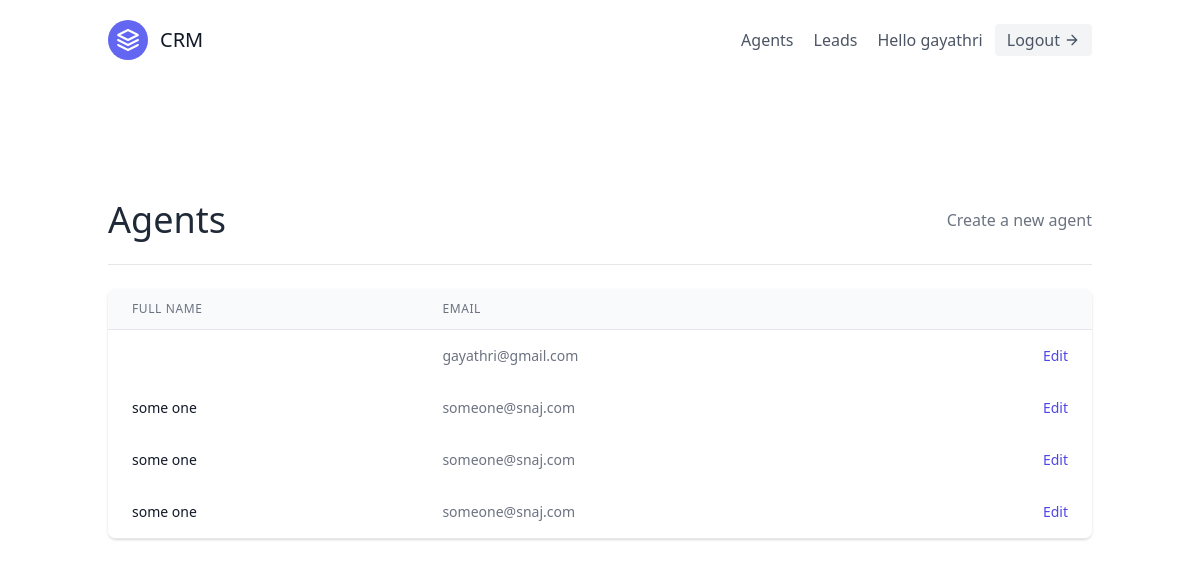
Screenshot of /agents/ (signed in) with the database file from the repository.
### leads/models.py (models this page shows, shortened)
class User(AbstractUser):
    is_organiser = models.BooleanField(default=True)
    is_agent = models.BooleanField(default=False)

class Agent(models.Model):
    user = models.OneToOneField(User, on_delete=models.CASCADE)
    organisation = models.ForeignKey(UserProfile, on_delete=models.CASCADE )

### agents/views.py (the view)
# urls.py: path('',AgentListView.as_view(), name= "agent-list"),
class AgentListView(OrganiserAndLoginRequiredMixin , generic.ListView):
    template_name = "agents/agent_list.html"
    def get_queryset(self):
        organisation = self.request.user.userprofile
        return Agent.objects.filter(organisation=organisation)

### agents/mixins.py (called while the page is built)
    def dispatch(self, request, *args, **kwargs):
        if not request.user.is_authenticated or not request.user.is_organiser:
            return redirect("leads:lead-list")
        return super().dispatch(request, *args, **kwargs)

### agents/templates/agents/agent_list.html (shortened to what this page needs)
{% extends "base.html" %}
{% block content %}
    <section class="text-gray-700 body-font">
        <div class="container px-5 py-24 mx-auto flex flex-wrap">
            <div class="w-full mb-6 py-6 flex justify-between items-center border-b border-gray-200">
                <div>
                    <h1 class="text-4xl text-gray-800">Agents</h1>
                </div>
                <div>
                    <a class="text-gray-500 hover:text-blue-500" href="{% url 'agents:agent-create' %}">Create a new agent</a>
                </div>
            </div>
            <div class="flex flex-col w-full">
                <div class="-my-2 overflow-x-auto sm:-mx-6 lg:-mx-8">
                <div class="py-2 align-middle inline-block min-w-full sm:px-6 lg:px-8">
                    <div class="shadow overflow-hidden border-b border-gray-200 sm:rounded-lg">
                    <table class="min-w-full divide-y divide-gray-200">
                        <thead class="bg-gray-50">
                            <tr>
                                <th scope="col" class="px-6 py-3 text-left text-xs font-medium text-gray-500 uppercase tracking-wider">
                                Full Name
                                </th>
                                <th scope="col" class="px-6 py-3 text-left text-xs font-medium text-gray-500 uppercase tracking-wider">
                                Email
                                </th>
                                <th scope="col" class="relative px-6 py-3">
                                </th>
                            </tr>
                        </thead>
                        <tbody>
                            {% for agent in object_list %}
                                <tr class="bg-white">
                                    <td class="px-6 py-4 whitespace-nowrap text-sm font-medium text-gray-900">
                                        {{ agent.user.first_name }} {{ agent.user.last_name }}
                                    </td>
                                    <td class="px-6 py-4 whitespace-nowrap text-sm text-gray-500">
                                        {{ agent.user.email }}
                                    </td>
                                    <td class="px-6 py-4 whitespace-nowrap text-right text-sm font-medium">
                                        <a href="{% url 'agents:agent-update' agent.pk %}" class="text-indigo-600 hover:text-indigo-900">
                                            Edit
                                        </a>
                                    </td>
                                </tr>
                            {% empty %}
                            <p>There are currently no agents</p>
                            {% endfor %}
                        </tbody>
                    </table>
                    </div>
                </div>
                </div>
            </div>
        </div>
      </section>
{% endblock content %}

### templates/navbar.html (shortened to what this page needs)
<header class="text-gray-600 body-font">
    <div class="container mx-auto flex flex-wrap p-5 flex-col md:flex-row items-center">
      <a class="flex title-font font-medium items-center text-gray-900 mb-4 md:mb-0">
        <svg xmlns="http://www.w3.org/2000/svg" fill="none" stroke="currentColor" stroke-linecap="round" stroke-linejoin="round" stroke-width="2" class="w-10 h-10 text-white p-2 bg-indigo-500 rounded-full" viewBox="0 0 24 24">
          <path d="M12 2L2 7l10 5 10-5-10-5zM2 17l10 5 10-5M2 12l10 5 10-5"></path>
        </svg>
        <span class="ml-3 text-xl">CRM</span>
      </a>
      <nav class="md:ml-auto flex flex-wrap items-center text-base justify-center">
        {% if not request.user.is_authenticated %}
        <a href = "{% url 'signup' %}" class="mr-5 hover:text-gray-900">Sign Up</a>
        {% else %}
        {% if request.user.is_organiser %}
        <a href = "{% url 'agents:agent-list' %}" class="mr-5 hover:text-gray-900">Agents</a>
        {% endif %}
        <a href = "{% url 'leads:lead-list' %}" class="mr-5 hover:text-gray-900">Leads</a>
        {% endif %}
      </nav>
      {% if request.user.is_authenticated %}
      <p>Hello {{ request.user.username }}</p>
      <a href = "{% url 'logout' %}" class="ml-3 inline-flex items-center bg-gray-100 border-0 py-1 px-3 focus:outline-none hover:bg-gray-200 rounded text-base mt-4 md:mt-0">
        Logout
      <svg fill="none" stroke="currentColor" stroke-linecap="round" stroke-linejoin="round" stroke-width="2" class="w-4 h-4 ml-1" viewBox="0 0 24 24">
        <path d="M5 12h14M12 5l7 7-7 7"></path>
      </svg>
  </a>
    {% endif %}
    </div>
  </header>

### rows the page displays
User: user.username "gayathri"
Agent: user.email "gayathri@gmail.com"
Agent: user.first_name "some", user.last_name "one", user.email "someone@snaj.com"
Agent: user.first_name "some", user.last_name "one", user.email "someone@snaj.com"
Agent: user.first_name "some", user.last_name "one", user.email "someone@snaj.com"
